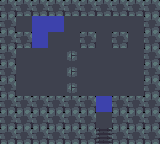

Rendered tile map (Tiled .tmx) drawn with the repository's tilesets; below, a short description and the full map source, tile grids included:
An orthogonal 10x9 tile map with 16x16 px tiles, 1 tile layer (terrain) and 6 objects.

<map version="1.0" orientation="orthogonal" width="10" height="9" tilewidth="16" tileheight="16">
 <properties>
  <property name="author" value="moineau" />
  <property name="goldMoves" type="int" value="44" />
  <property name="goldTime" type="float" value="9.3" />
  <property name="name" value="Two Ponds" />
 </properties>
 <tileset firstgid="1" source="tileset.tsx" />
 <layer name="terrain" width="10" height="9">
  <data encoding="csv">
4,4,4,4,4,4,4,4,4,4,
4,1,3,3,1,1,1,1,1,4,
4,4,3,1,1,4,1,4,1,4,
4,1,1,1,2,1,1,1,1,4,
4,1,1,1,2,1,1,1,1,4,
4,1,1,1,2,1,1,1,1,4,
4,4,4,4,4,4,3,4,4,4,
4,4,4,4,4,4,1,4,4,4,
4,4,4,4,4,4,5,4,4,4
</data>
 </layer>
 <objectgroup name="objects" width="10" height="9">
  <object gid="7" x="16" y="32" width="16" height="16" />
  <object gid="6" x="16" y="64" width="16" height="16" />
  <object gid="9" x="48" y="80" width="16" height="16" />
  <object gid="9" x="112" y="80" width="16" height="16" />
  <object gid="8" x="96" y="128" width="16" height="16" />
  <object gid="9" x="96" y="80" />
 </objectgroup>
</map>
